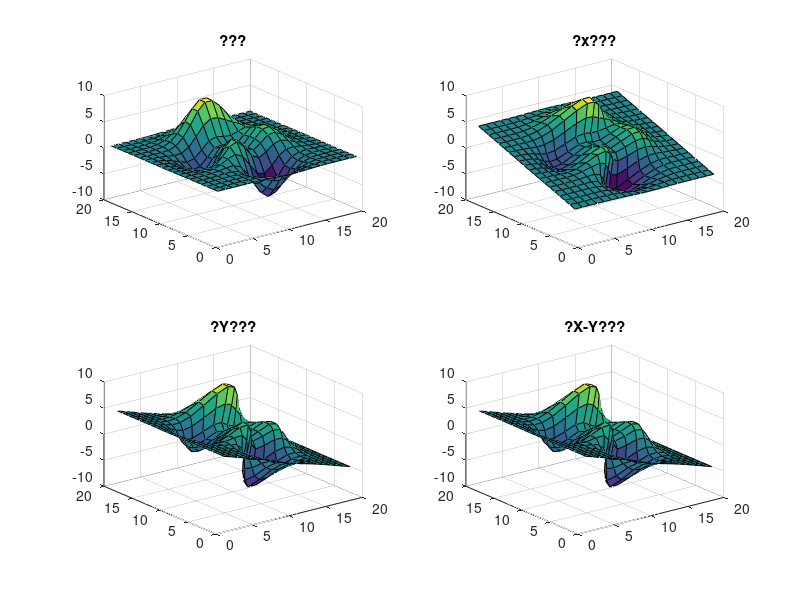

Reproduce this figure in MATLAB.
sp11 = subplot(2,2,1);
hll = surf(sp11,peaks(20));
title('???')
sp12 = subplot(2,2,2);
h12 = surf(sp12,peaks(20));
title('?x???')
zdir = [1 0 0];
rotate(h12,zdir,25)
sp21 = subplot(2,2,3);
h21 = surf(sp21,peaks(20));
title('?Y???')
zdir = [0 1 0];
rotate(h21,zdir,25)
sp22 = subplot(2,2,4);
h22 = surf(sp22,peaks(20));
title('?X-Y???')
zidr = [1 1 0];
rotate(h22,zdir,25)
set(gcf,'color','w');